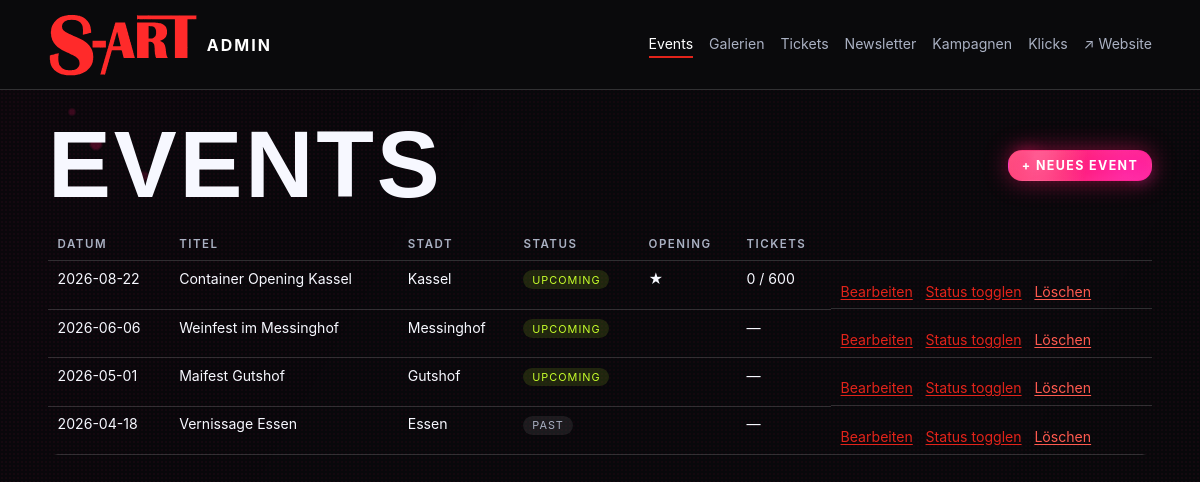
The page /admin/events.php on the database its author committed.
### tables this page shows
CREATE TABLE IF NOT EXISTS events (
  id INT UNSIGNED AUTO_INCREMENT PRIMARY KEY,
  title VARCHAR(255) NOT NULL,
  slug VARCHAR(255) UNIQUE,
  event_date DATE NOT NULL,
  event_time TIME NULL,
  city VARCHAR(255) NOT NULL,
  location_name VARCHAR(255) NULL,
  address VARCHAR(255) NULL,
  description_short TEXT NULL,
  description_long TEXT NULL,
  image_path VARCHAR(500) NULL,
  status ENUM('upcoming','past','draft') DEFAULT 'upcoming',
  is_opening TINYINT(1) DEFAULT 0,
  max_tickets INT UNSIGNED DEFAULT 600,
  google_maps_url VARCHAR(500) NULL,
  created_at DATETIME DEFAULT CURRENT_TIMESTAMP,
  updated_at DATETIME DEFAULT CURRENT_TIMESTAMP ON UPDATE CURRENT_TIMESTAMP
);

### includes/functions.php (called while the page is built, shortened)
<?php
require_once __DIR__ . '/../config/database.php';
function e(?string $value): string
{
    return htmlspecialchars((string) $value, ENT_QUOTES, 'UTF-8');
}
function fetchAll(string $sql, array $params = []): array
{
    global $pdo;
    $stmt = $pdo->prepare($sql);
    $stmt->execute($params);
    return $stmt->fetchAll();
}
function fetchOne(string $sql, array $params = []): ?array
{
    global $pdo;
    $stmt = $pdo->prepare($sql);
    $stmt->execute($params);
    $row = $stmt->fetch();
    return $row ?: null;
}
function countTicketsForEvent(int $eventId): int
{
    $row = fetchOne('SELECT COUNT(*) AS c FROM tickets WHERE event_id=:e AND status="active"', ['e' => $eventId]);
    return (int) ($row['c'] ?? 0);
}

### admin/events.php (the view, shortened to what this page needs)
<?php
$adminPage = 'events';
require __DIR__ . '/_header.php';
$rows = fetchAll('SELECT * FROM events ORDER BY event_date DESC');
?>
<div class="admin-page-head">
  <h1>Events</h1>
  <a class="btn btn-primary btn-sm" href="/admin/event-edit.php">+ Neues Event</a>
</div>
<div class="admin-table-wrap">
<table class="admin-table">
  <thead>
    <tr><th>Datum</th><th>Titel</th><th>Stadt</th><th>Status</th><th>Opening</th><th>Tickets</th><th></th></tr>
  </thead>
  <tbody>
    <?php foreach ($rows as $r):
      $ticketsCount = (int) $r['is_opening'] === 1
          ? countTicketsForEvent((int) $r['id'])
          : 0;
    ?>
      <tr>
        <td><?= e($r['event_date']) ?></td>
        <td><?= e($r['title']) ?></td>
        <td><?= e($r['city']) ?></td>
        <td><span class="status-pill status-<?= e($r['status']) ?>"><?= e($r['status']) ?></span></td>
        <td><?= (int) $r['is_opening'] === 1 ? '★' : '' ?></td>
        <td><?= (int) $r['is_opening'] === 1 ? $ticketsCount . ' / ' . (int) $r['max_tickets'] : '—' ?></td>
        <td class="admin-row-actions">
          <a class="text-link" href="/admin/event-edit.php?id=<?= (int) $r['id'] ?>">Bearbeiten</a>
          <form method="post" style="display:inline" onsubmit="return confirm('Status umschalten?')">
            <button class="text-link" type="submit">Status togglen</button>
          </form>
          <form method="post" style="display:inline" onsubmit="return confirm('Event wirklich löschen?')">
            <button class="text-link danger" type="submit">Löschen</button>
          </form>
        </td>
      </tr>
    <?php endforeach; ?>
  </tbody>
</table>
</div>
<?php require __DIR__ . '/_footer.php'; ?>

### admin/_header.php (shortened to what this page needs)
<?php
$adminPage = $adminPage ?? '';
?><!doctype html>
<html lang="de">
<head>
  <link rel="stylesheet" href="/assets/css/style.css">
</head>
<body class="admin-body">
<header class="admin-header">
  <div class="container admin-nav">
    <a class="admin-logo" href="/admin/index.php">
      <img src="/assets/img/s-art-logo.svg" alt="S-ART" class="site-logo site-logo-admin">
      <span>ADMIN</span>
    </a>
    <nav>
      <a href="/admin/events.php" class="<?= $adminPage === 'events' ? 'is-active' : '' ?>">Events</a>
      <a href="/admin/galleries.php" class="<?= $adminPage === 'galleries' ? 'is-active' : '' ?>">Galerien</a>
      <a href="/admin/tickets.php" class="<?= $adminPage === 'tickets' ? 'is-active' : '' ?>">Tickets</a>
      <a href="/admin/newsletter.php" class="<?= $adminPage === 'newsletter' ? 'is-active' : '' ?>">Newsletter</a>
      <a href="/admin/newsletter-campaigns.php" class="<?= $adminPage === 'newsletter-campaigns' ? 'is-active' : '' ?>">Kampagnen</a>
      <a href="/admin/clicks.php" class="<?= $adminPage === 'clicks' ? 'is-active' : '' ?>">Klicks</a>
      <a href="/index.php" class="muted">↗ Website</a>
    </nav>
  </div>
</header>
<main class="admin-main">
<div class="container">

### admin/_footer.php
</div>
</main>
</body>
</html>

### rows shown on the page
events: event_date "2026-08-22", title "Container Opening Kassel", city "Kassel", status "UPCOMING", ticketsCount "0", max_tickets "600"
events: event_date "2026-06-06", title "Weinfest im Messinghof", city "Messinghof", status "UPCOMING"
events: event_date "2026-05-01", title "Maifest Gutshof", city "Gutshof", status "UPCOMING"
events: event_date "2026-04-18", title "Vernissage Essen", city "Essen", status "PAST"
